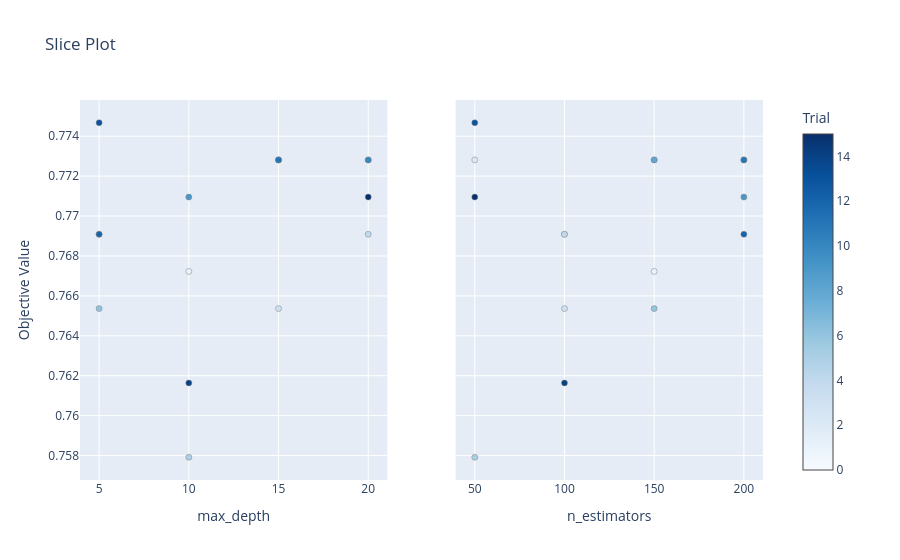

Notebook source saved alongside this figure:
### Markdown cell above
### 3. slice plot

### Code cell
plot_slice(study).show()

### Figure 1 — Plotly figure (JSON) as saved in the notebook; plotly's stock layout.template omitted (floating-point values rounded to 4 significant figures)
{"data": [{"marker": {"color": [0, 1, 2, 3, 4, 5, 6, 7, 8, 9, 10, 11, 12, 13, 14, 15], "colorbar": {"title": {"text": "Trial"}, "x": 1, "xpad": 40}, "colorscale": [[0, "rgb(247,251,255)"], [0.125, "rgb(222,235,247)"], [0.25, "rgb(198,219,239)"], [0.375, "rgb(158,202,225)"], [0.5, "rgb(107,174,214)"], [0.625, "rgb(66,146,198)"], [0.75, "rgb(33,113,181)"], [0.875, "rgb(8,81,156)"], [1, "rgb(8,48,107)"]], "line": {"color": "Grey", "width": 0.5}, "showscale": true}, "mode": "markers", "name": "Feasible Trial", "showlegend": false, "type": "scatter", "x": [5, 10, 15, 15, 20, 10, 5, 20, 15, 10, 20, 15, 5, 5, 10, 20], "xaxis": "x", "y": [0.7691, 0.7672, 0.7728, 0.7654, 0.7691, 0.7579, 0.7654, 0.7728, 0.7728, 0.7709, 0.7728, 0.7728, 0.7691, 0.7747, 0.7616, 0.7709], "yaxis": "y"}, {"marker": {"color": [0, 1, 2, 3, 4, 5, 6, 7, 8, 9, 10, 11, 12, 13, 14, 15], "colorbar": {"title": {"text": "Trial"}, "x": 1, "xpad": 40}, "colorscale": [[0, "rgb(247,251,255)"], [0.125, "rgb(222,235,247)"], [0.25, "rgb(198,219,239)"], [0.375, "rgb(158,202,225)"], [0.5, "rgb(107,174,214)"], [0.625, "rgb(66,146,198)"], [0.75, "rgb(33,113,181)"], [0.875, "rgb(8,81,156)"], [1, "rgb(8,48,107)"]], "line": {"color": "Grey", "width": 0.5}, "showscale": false}, "mode": "markers", "name": "Feasible Trial", "showlegend": false, "type": "scatter", "x": [100, 150, 50, 100, 100, 50, 150, 150, 150, 200, 200, 200, 200, 50, 100, 50], "xaxis": "x2", "y": [0.7691, 0.7672, 0.7728, 0.7654, 0.7691, 0.7579, 0.7654, 0.7728, 0.7728, 0.7709, 0.7728, 0.7728, 0.7691, 0.7747, 0.7616, 0.7709], "yaxis": "y2"}], "layout": {"title": {"text": "Slice Plot"}, "xaxis": {"anchor": "y", "domain": [0, 0.45], "title": {"text": "max_depth"}}, "xaxis2": {"anchor": "y2", "domain": [0.55, 1], "title": {"text": "n_estimators"}}, "yaxis": {"anchor": "x", "domain": [0, 1], "title": {"text": "Objective Value"}}, "yaxis2": {"anchor": "x2", "domain": [0, 1], "matches": "y", "showticklabels": false}}}
